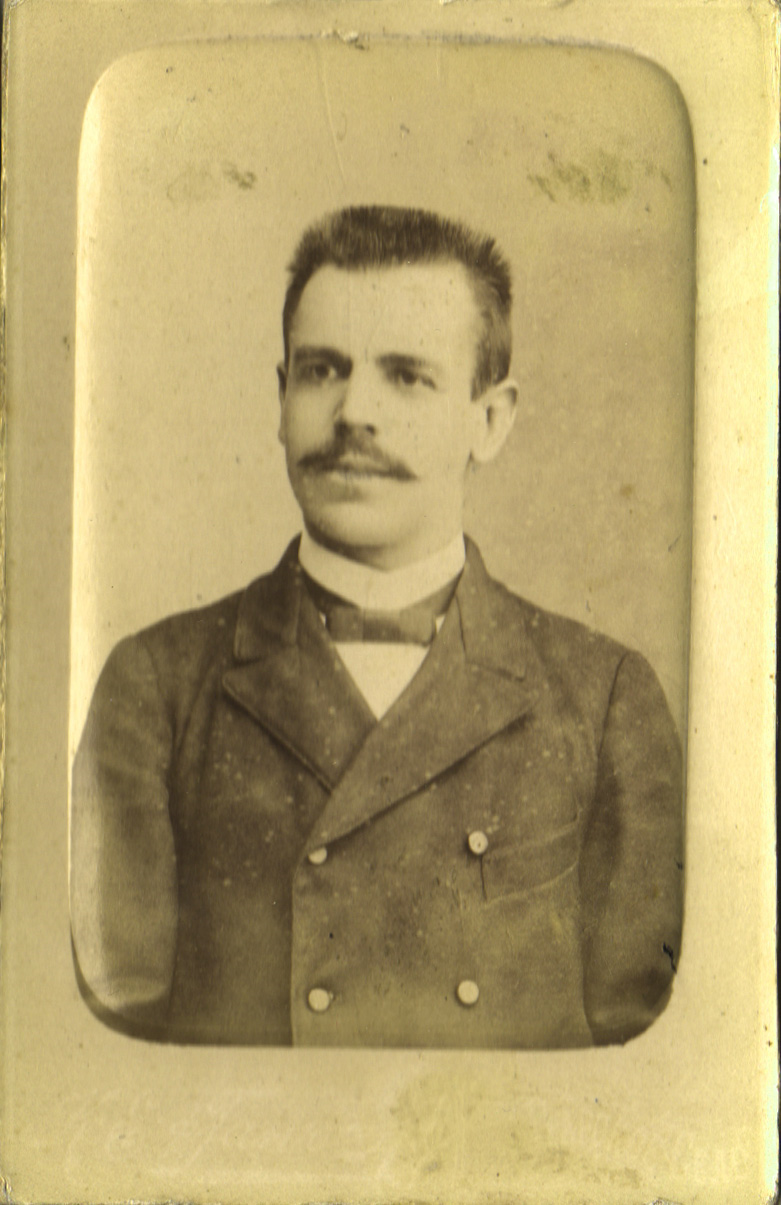
#> input picture СПОИ/lab5/image1.png, 781 x 1205 px
$ jupyter execute Lab5.ipynb
#> lines starting #> are read from the running program, lines starting #| are printed output that depends on the picture
**Лабораторная работа №5**

Подключение библиотек

[cell 1]
import cv2
import numpy as np
import matplotlib.pyplot as plt

Вывод изображений

[cell 2]
def show_image(ax, image, title=None, cmap=None):
    ax.imshow(image, cmap=cmap)
    ax.set_title(title)
    ax.xaxis.set_visible(False)
    ax.yaxis.set_visible(False)

[cell 3]
image1 = cv2.imread('image1.png')
#> image1 is the input picture: shape (1205, 781, 3); mean B, G, R 110.1, 162.5, 180.4
image2 = cv2.imread('image2.png')
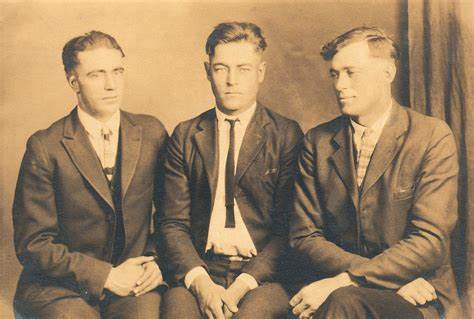
#> input picture СПОИ/lab5/image2.png, 474 x 319 px
#> image2 is the input picture: shape (319, 474, 3); mean B, G, R 97.5, 128.9, 154.9

[cell 4]
image_show1 = cv2.cvtColor(image1, cv2.COLOR_BGR2RGB)
image_show2 = cv2.cvtColor(image2, cv2.COLOR_BGR2RGB)

fig, ax = plt.subplots(figsize=(6, 6), layout="tight")
show_image(ax, image_show1, title="Image 1", cmap="gray")

fig, ax = plt.subplots(figsize=(6, 6), layout="tight")
show_image(ax, image_show2, title="Image 2", cmap="gray")

Размытие изображения (удаление шума)

Функция fastNlMeansDenoisingColored(). Использует алгоритм нелокального шумоподавления для удаления шума на изображении.

h : третий параметр, определяющий силу фильтра. Более высокое значение h лучше удаляет шум, но также удаляет детали изображения.

[cell 5]
noiseless_image1 = cv2.fastNlMeansDenoisingColored(image1,None,5)
noiseless_image2 = cv2.fastNlMeansDenoisingColored(image2,None,4)

[cell 6]
image_show1 = cv2.cvtColor(noiseless_image1, cv2.COLOR_BGR2RGB)
image_show2 = cv2.cvtColor(noiseless_image2, cv2.COLOR_BGR2RGB)

fig, ax = plt.subplots(figsize=(6, 6), layout="tight")
show_image(ax, image_show1, title="Image 1 without noise", cmap="gray")

fig, ax = plt.subplots(figsize=(6, 6), layout="tight")
show_image(ax, image_show2, title="Image 2 without noise", cmap="gray")

Создание более чётких контуров

Функция filter2D() делает свертку изображения с ядром, чтобы применить фильтр к изображению. Второй параметр отвечает за глубину изображения, в случае -1 результатирующее изображение не меняет свою глубину. Третий параметр - ядро, которое требуется применить. В качестве ядра используем лапласиан для повышения резкости.

[cell 7]
kernel = np.array([[0, -1, 0], [-1, 5, -1], [0, -1, 0]])
sharpened_image1 = cv2.filter2D(noiseless_image1, -1, kernel)
sharpened_image2 = cv2.filter2D(noiseless_image2, -1, kernel)
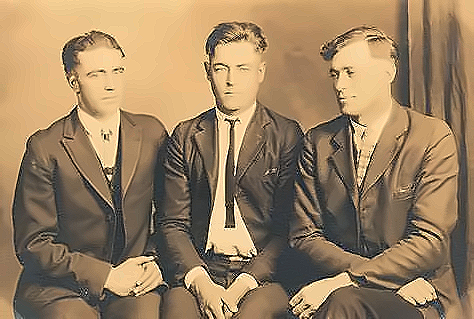
#> sharpened_image2: shape (319, 474, 3); mean B, G, R 97.2, 128.6, 154

[cell 8]
image_show1 = cv2.cvtColor(sharpened_image1, cv2.COLOR_BGR2RGB)
image_show2 = cv2.cvtColor(sharpened_image2, cv2.COLOR_BGR2RGB)

fig, ax = plt.subplots(figsize=(6, 6), layout="tight")
show_image(ax, image_show1, title="Sharpened image 1 without noise", cmap="gray")

fig, ax = plt.subplots(figsize=(6, 6), layout="tight")
show_image(ax, image_show2, title="Sharpened image 2 without noise", cmap="gray")

Улучшение яркости и контрастности изображения

Функция convertScaleAbs() позволяет изменить контрастность и яркость изображения. Второй параметр - коэффициент изменения контраста. Третий параметр - коэффициент изменения яркости.

[cell 9]
brightness = 15
contrast = 1.05
brightened_image1 = cv2.convertScaleAbs(sharpened_image1, None, contrast, brightness)
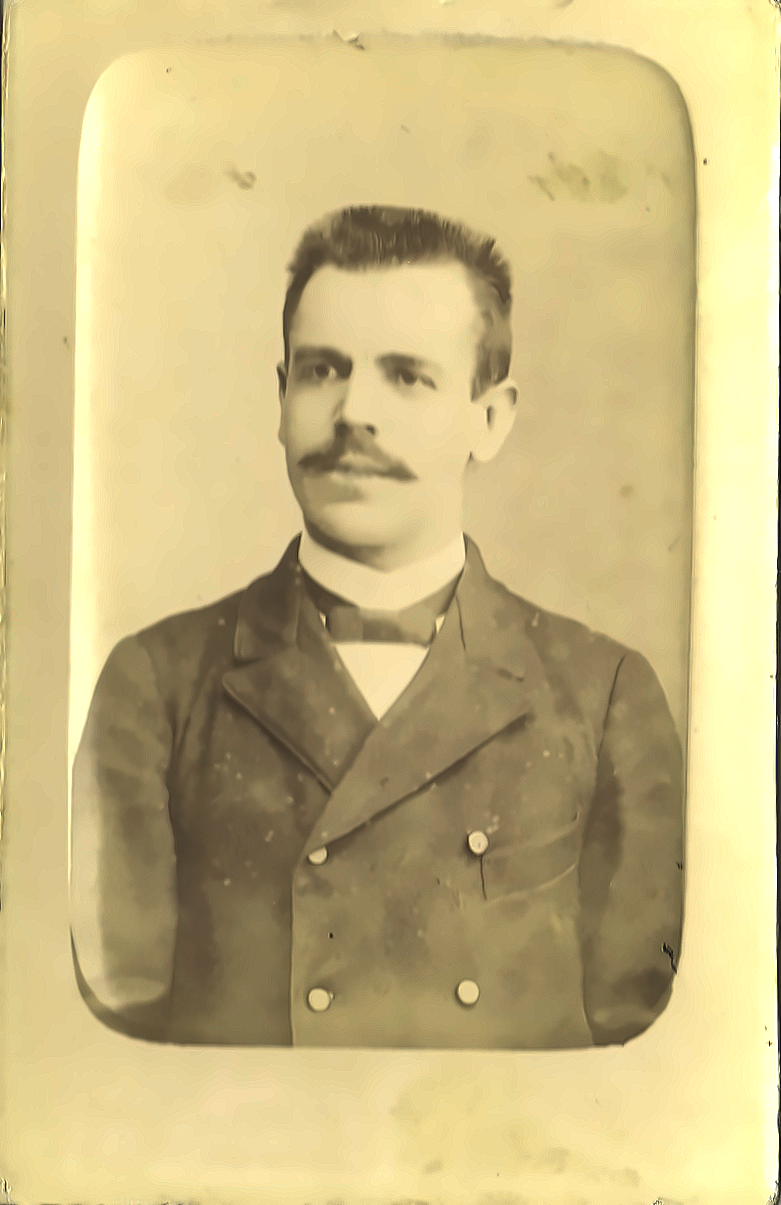
#> brightened_image1: shape (1205, 781, 3); mean B, G, R 130.3, 184.5, 202
brightened_image2 = cv2.convertScaleAbs(sharpened_image2, None, contrast, brightness)
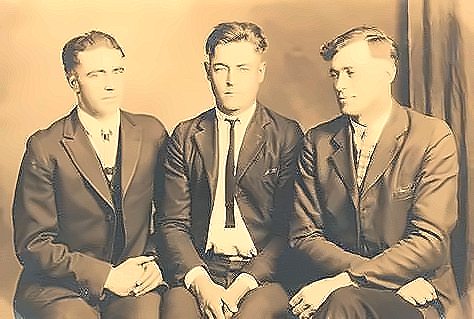
#> brightened_image2: shape (319, 474, 3); mean B, G, R 117, 149.7, 173.8

[cell 10]
image_show1 = cv2.cvtColor(brightened_image1, cv2.COLOR_BGR2RGB)
image_show2 = cv2.cvtColor(brightened_image2, cv2.COLOR_BGR2RGB)

fig, ax = plt.subplots(figsize=(6, 6), layout="tight")
show_image(ax, image_show1, title="Brightened and sharpened image 1 without noise", cmap="gray")

fig, ax = plt.subplots(figsize=(6, 6), layout="tight")
show_image(ax, image_show2, title="Brightened and sharpened image 2 without noise", cmap="gray")
